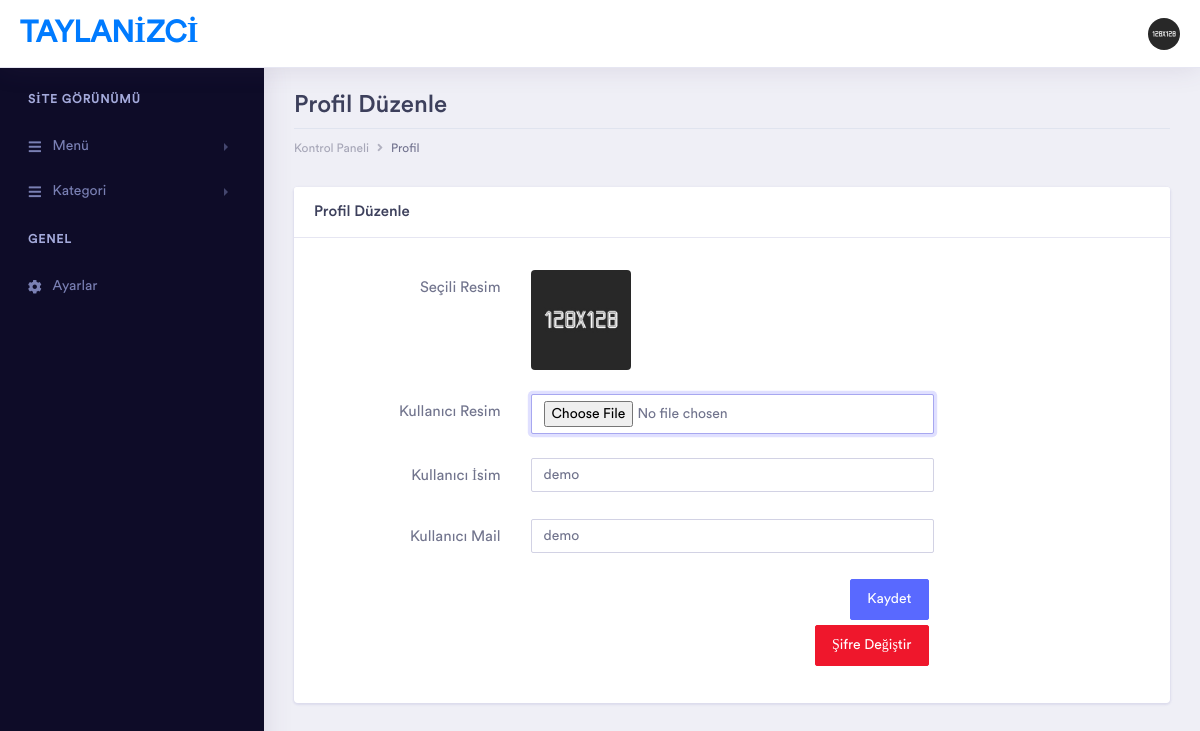
/yonetim/profil.php (signed in), run on the app's committed database.
### tables this page shows
CREATE TABLE IF NOT EXISTS `ayarlar` (
  `id` int(11) NOT NULL,
  `site_logo` varchar(250) NOT NULL,
  `site_baslik` varchar(250) NOT NULL,
  `site_aciklama` varchar(400) NOT NULL,
  `site_anahtar_kelimeler` varchar(499) NOT NULL,
  `site_sahip` varchar(300) NOT NULL,
  `yonetim_tema` int(1) NOT NULL,
  PRIMARY KEY (`id`)
);

CREATE TABLE IF NOT EXISTS `kullanicilar` (
  `kullanici_id` int(11) NOT NULL AUTO_INCREMENT,
  `kullanici_resim` varchar(250) NOT NULL,
  `kullanici_isim` varchar(250) NOT NULL,
  `kullanici_mail` varchar(250) NOT NULL,
  `kullanici_sifre` varchar(250) NOT NULL,
  PRIMARY KEY (`kullanici_id`)
);

### yonetim/profil.php (the view, shortened to what this page needs)
<?php include "header.php"; ?>
<div class="dashboard-wrapper">
            <div class="container-fluid  dashboard-content">
                <div class="row">
                    <div class="col-xl-12 col-lg-12 col-md-12 col-sm-12 col-12">
                        <div class="page-header">
                            <h2 class="pageheader-title">Profil Düzenle </h2>
                            <div class="page-breadcrumb">
                                <nav aria-label="breadcrumb">
                                    <ol class="breadcrumb">
                                        <li class="breadcrumb-item"><a href="#" class="breadcrumb-link">Kontrol Paneli</a></li>
                                        <li class="breadcrumb-item active" aria-current="page">Profil</li>
                                    </ol>
                                </nav>
                            </div>
                        </div>
                    </div>
                </div>
                    <div class="row">
                        <div class="col-xl-12 col-lg-12 col-md-12 col-sm-12 col-12">
                            <div class="card">
                                <h5 class="card-header">Profil Düzenle</h5>
                                <div class="card-body">
                                    <form action="inc/process.php" method="POST" enctype="multipart/form-data">
                                        <div class="form-group row">
                                            <label class="col-12 col-sm-3 col-form-label text-sm-right">Seçili Resim</label>
                                            <div class="col-12 col-sm-8 col-lg-6">
                                                <div class="m-r-10"><img src="<?php echo $kullanici['kullanici_resim'] ?>" class="rounded" width="100"></div>
                                            </div>
                                        </div>
                                        <div class="form-group row">
                                            <label class="col-12 col-sm-3 col-form-label text-sm-right">Kullanıcı Resim</label>
                                            <div class="col-12 col-sm-8 col-lg-6">
                                                <input type="file" name="kullanici_resim" class="form-control">
                                            </div>
                                        </div>
                                        <div class="form-group row">
                                            <label class="col-12 col-sm-3 col-form-label text-sm-right">Kullanıcı İsim</label>
                                            <div class="col-12 col-sm-8 col-lg-6">
                                                <input type="text" name="kullanici_isim" value="<?php echo $kullanici['kullanici_isim'] ?>" class="form-control">
                                            </div>
                                        </div>
                                        <div class="form-group row">
                                            <label class="col-12 col-sm-3 col-form-label text-sm-right">Kullanıcı Mail</label>
                                            <div class="col-12 col-sm-8 col-lg-6">
                                                <input type="text" name="kullanici_mail" value="<?php echo $kullanici['kullanici_mail'] ?>" class="form-control">
                                            </div>
                                        </div>
                                        <div class="form-group row text-right">
                                            <div class="col col-sm-10 col-lg-9 offset-sm-1 offset-lg-0">
                                                <button name="profil" type="submit" class="btn btn-space btn-primary">Kaydet</button>
                                                </form>
                                                <form action="sifre-degistir.php" method="POST">
                                                    <button name="sifredegistir" type="submit" class="btn btn-space btn-danger">Şifre Değiştir</button>
                                                </form>
                                            </div>
                                        </div>
                                </div>
                            </div>
                        </div>
                    </div>
            </div>
    <?php include "footer.php"; ?>

### yonetim/header.php (shortened to what this page needs)
<?php
include "inc/dbconnect.php";
include "functions.php"; ?>
<?php
$kullanicisor=$db->prepare("SELECT * FROM kullanicilar WHERE kullanici_mail = :mail");
$kullanicisor->execute(array(
    'mail' => $_SESSION['kullanici_mail']
));
$kullanici=$kullanicisor->fetch(PDO::FETCH_ASSOC);
?>
<?php
$ayarlarsor=$db->prepare("SELECT * FROM ayarlar");
$ayarlarsor->execute(array(0));
$ayarlar=$ayarlarsor->fetch(PDO::FETCH_ASSOC);
?>
<!doctype html>
<html lang="tr">
<head>
    <link rel="stylesheet" href="assets/sweetalert2/sweetalert2.min.css">
    <link rel="stylesheet" href="assets/vendor/bootstrap/css/bootstrap.min.css">
    <link href="assets/vendor/fonts/circular-std/style.css" rel="stylesheet">
    <link rel="stylesheet" href="assets/libs/css/style.css">
    <link rel="stylesheet" href="assets/vendor/fonts/fontawesome/css/fontawesome-all.css">
    <link rel="stylesheet" href="assets/vendor/charts/chartist-bundle/chartist.css">
    <link rel="stylesheet" href="assets/vendor/charts/morris-bundle/morris.css">
    <link rel="stylesheet" href="assets/vendor/fonts/material-design-iconic-font/css/materialdesignicons.min.css">
    <link rel="stylesheet" href="assets/vendor/charts/c3charts/c3.css">
    <link rel="stylesheet" href="assets/vendor/fonts/flag-icon-css/flag-icon.min.css">
</head>
<body>
    <div class="dashboard-main-wrapper">
        <div class="dashboard-header">
            <nav class="navbar navbar-expand-lg bg-white fixed-top">
                <a class="navbar-brand" href="index.php"><?php echo $ayarlar['site_sahip']; ?></a>
                <div class="collapse navbar-collapse " id="navbarSupportedContent">
                    <ul class="navbar-nav ml-auto navbar-right-top">
                        <li class="nav-item dropdown nav-user">
                            <a class="nav-link nav-user-img" href="#" id="navbarDropdownMenuLink2" data-toggle="dropdown" aria-haspopup="true" aria-expanded="false"><img src="<?php echo $kullanici['kullanici_resim'] ?>" alt="" class="user-avatar-md rounded-circle"></a>
                        </li>
                    </ul>
                </div>
            </nav>
        </div>
        <div class="nav-left-sidebar sidebar-dark">
            <div class="menu-list">
                <nav class="navbar navbar-expand-lg navbar-light">
                    <div class="collapse navbar-collapse" id="navbarNav">
                        <ul class="navbar-nav flex-column">
                            <li class="nav-divider">
                                SİTE GÖRÜNÜMÜ
                            </li>
                            <li class="nav-item">
                                <a class="nav-link" href="#" data-toggle="collapse" aria-expanded="false" data-target="#submenu-1" aria-controls="submenu-1"><i class="fas fa-fw fa-bars"></i>Menü</a>
                            </li>
                            <li class="nav-item">
                                <a class="nav-link" href="#" data-toggle="collapse" aria-expanded="false" data-target="#submenu-2" aria-controls="submenu-2"><i class="fas fa-fw fa-bars"></i>Kategori</a>
                            </li>
                            <li class="nav-divider">
                                GENEL
                            </li>
                            <li class="nav-item">
                                <a class="nav-link" href="ayarlar.php" aria-expanded="false"><i class="fas fa-fw fa-cog"></i>Ayarlar</a>
                            </li>
                        </ul>
                    </div>
                </nav>
            </div>
        </div>

### data on the page
ayarlar: site_sahip "TAYLANIZCI"
kullanicilar: kullanici_resim (picture), kullanici_isim "demo", kullanici_mail "demo"
